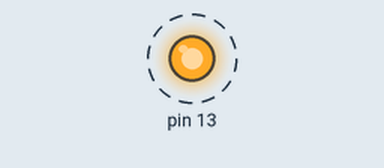
This sketch was run on a simulated Arduino Uno, built with avr-gcc and run on an emulated ATmega328P. Shown: output pins drawn as LEDs (lit = HIGH). Dashed ring = blinking.

Above: at 0.5 s.
Timing chart, 0 to 3.5 s (numbered marks = the images above):
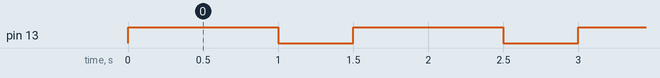

Measured:
- by itself, pin 13: alternates HIGH for 1.0 s and LOW for 0.50 s

The sketch:

LED_blinker.ino
```cpp
/* Author: Sean Hinds
 * Title: LED blinker
 * Date: 10/25/17
 * Description: This simple proof-of-concept sketch will cause an LED wired to pin 13 on the controller to blink.
 */

void setup() {

  // Wire the LED to pin 13 using a breadboard. Be sure to put a 330 ohm resister between the voltage source and the LED

  // This sketch sets pin 13 as the output
  pinMode(13, OUTPUT);

}

void loop() {

  int i = 0;
  while (i < 10) {
    digitalWrite(13, HIGH);   // apply 5 volts to pin 13
    delay(1000);              // leave LED on for 1 second
    digitalWrite(13, LOW);    // remove voltage from pin 13
    delay(500);               // rest for 0.5 seconds
    i++;
  }

}
```
